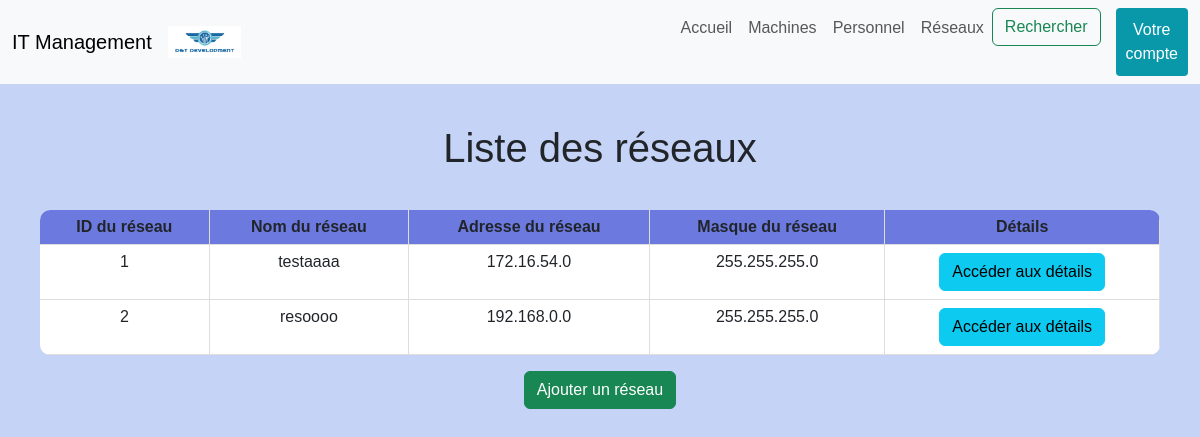
The app's page /reseau/, older data.
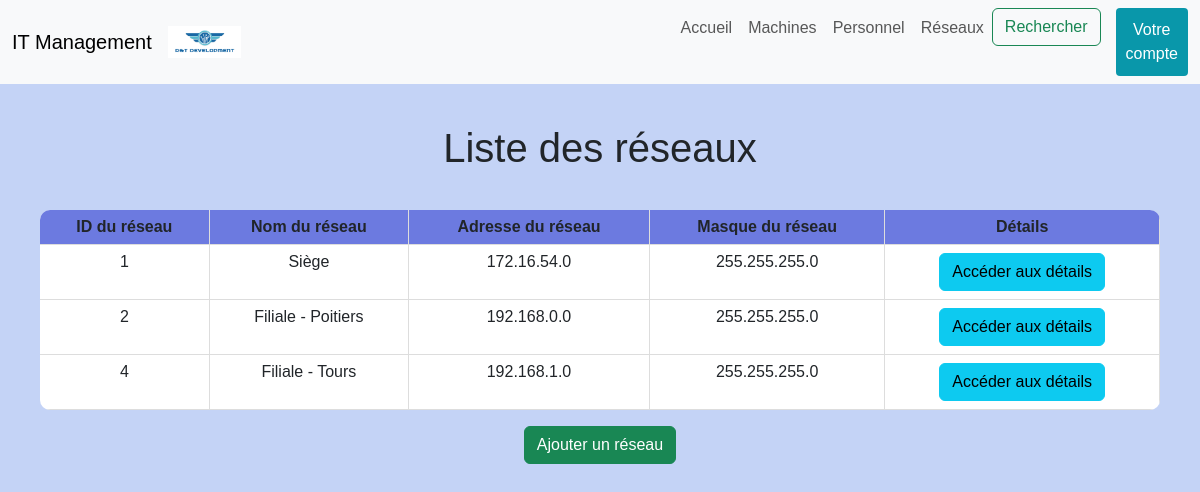
The same page, newer data.
### projetApp/models.py (models this page shows, shortened)
class Reseau(models.Model):
	id = models.AutoField(		#l'id est créée automatiquement est inchangeable et est unique
		primary_key = True,
		editable = False,
		unique = True,
	)
	nom = models.CharField(max_length= 32, unique=True)
	adresse_ip = models.CharField(max_length=15, validators=[validate_ipv4_address])		#le validator permet de vérifier qu'il s'agit d'une adresse ipv4 valide
	masque = models.CharField(max_length= 15, validators=[validate_ipv4_address])

### projetApp/views.py (the view)
# urls.py: path('reseau/' , views.liste_reseau_view , name = 'reseau'),
def liste_reseau_view(request):
    reseau = Reseau.objects.all()
    return render(request , 'templates/html/liste_reseau.html' , {'reseau' : reseau})

### projetApp/templates/html/liste_reseau.html (shortened to what this page needs)
{% extends "index.html" %}
{% block content %}
    <h1>Liste des réseaux</h1>
    {% if reseau %}
    <div class="tableau">
        <table class="table">
            <thead>
                <tr>
                    <th>ID du réseau</th>
                    <th>Nom du réseau</th>
                    <th>Adresse du réseau</th>
                    <th>Masque du réseau</th>
                    <th>Détails</th>
                </tr>
            </thead>
            <tbody>
            {% for reseau in reseau %}
                <tr>
                    <td>{{ reseau.id }}</td>
                    <td>{{ reseau.nom }}</td>
                    <td>{{ reseau.adresse_ip }}</td>
                    <td>{{ reseau.masque }}</td>
                    <td><a href="{% url 'detail_reseau' reseau.id %}"><button class="btn btn-info">Accéder aux détails</button></a></td>
                </tr>
            {% endfor %}
            </tbody>
        </table>
    </div>
    {% else %}
        <p>Il n'y a pas de réseaux.</p>
    {% endif %}
    <div class="li_button">
        <a href="{% url 'ajout_reseau'%}"><button class="btn btn-success">Ajouter un réseau</button></a>
    </div>
{% endblock %}

Row changes from the older to the newer data that the page shows:
changed Reseau id 1: nom "testaaaa" → "Siège"
changed Reseau id 2: nom "resoooo" → "Filiale - Poitiers"
added Reseau: id "4", nom "Filiale - Tours", adresse_ip "192.168.1.0", masque "255.255.255.0"
